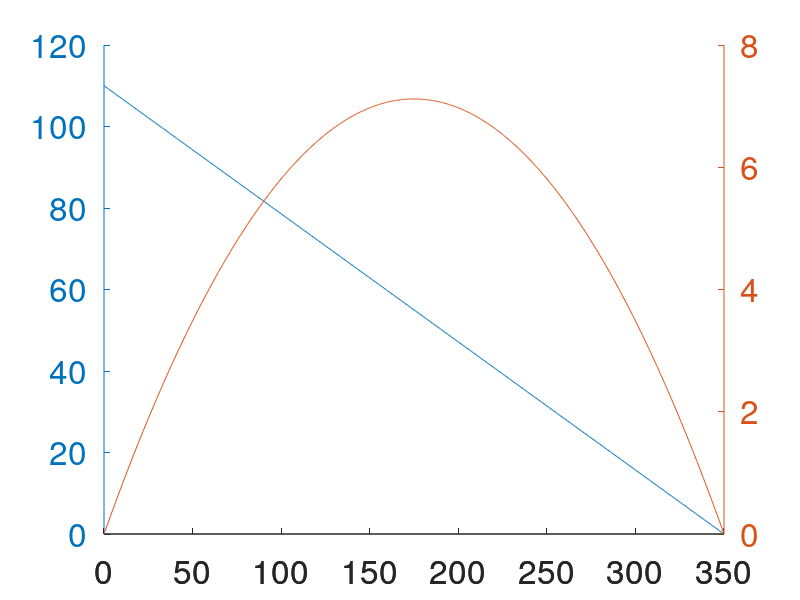

MATLAB code to generate this figure: (Note: this script raises an error after producing the figure.)
voltage     = 12;   % volts
stallTorque = 110;  % oz-in
noLoadSpeed = 350;  % rpm
noLoadCur   = .3;   % mA
stallCur    = 5;    % A


speed  = 0:.5:noLoadSpeed;
torque = stallTorque - (stallTorque * speed /noLoadSpeed);
power  = (torque .* speed) / 1352.2943390876; % power in watts

% plotting
figure(1);
hold on;
fontsize = 24;
[ax, T, P] = plotyy(speed, torque,speed, power);
set(ax, 'Fontsize', fontsize);
T.LineWidth = 5;
P.LineWidth = 5;
ylabel(ax(1), "Torque (oz-in)", 'fontsize', fontsize);
ylabel(ax(2), "Output Power (W)", 'fontsize', fontsize);
xlabel("Speed (RPM)", 'fontsize', fontsize);
title("Torque vs Output Power, 30:1 Pololu Motor", 'fontsize', fontsize);

